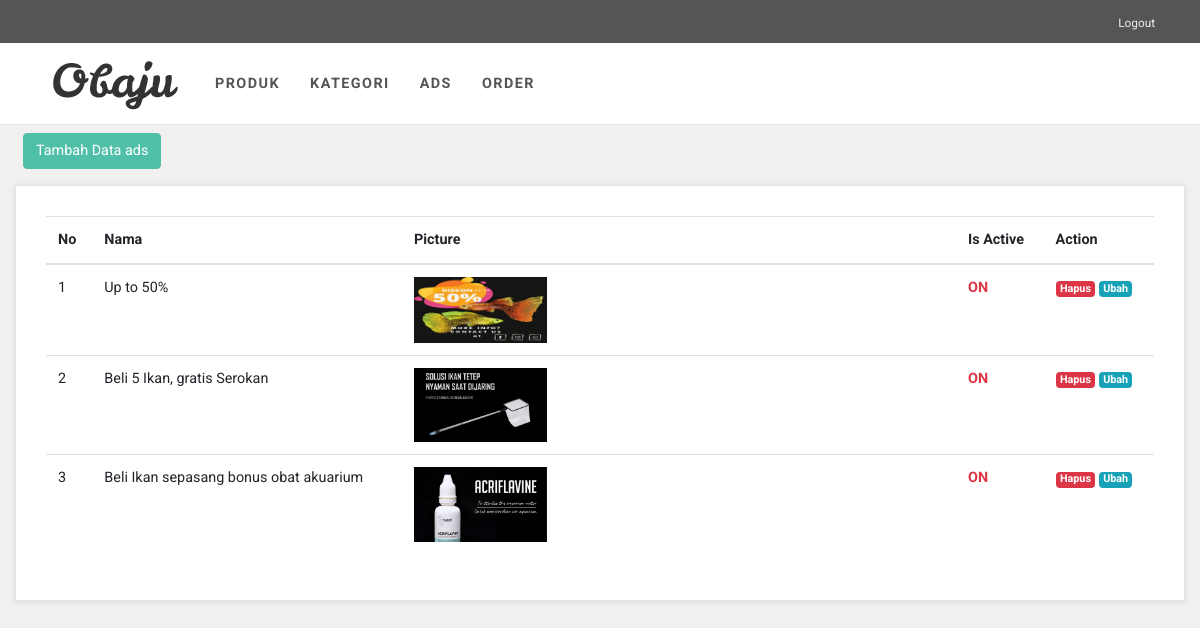
Page /index.php/admin/ads on the committed database.
### tables this page shows
CREATE TABLE `submenu` (
  `submenu_id` int(11) NOT NULL,
  `menu_id` int(1) NOT NULL,
  `judul` varchar(128) NOT NULL,
  `url` varchar(128) NOT NULL
);

CREATE TABLE `ads` (
  `ads_id` int(11) NOT NULL,
  `nama_ads` varchar(255) NOT NULL,
  `foto_ads` varchar(255) NOT NULL,
  `isActive` int(1) NOT NULL
);

### application/controllers/Admin.php (called while the page is built, shortened)
<?php
class Admin extends CI_Controller
{
    public function __construct()
    {
        $this->load->model('Model_Produk');
        $this->load->model('Model_Kategori');
        $this->load->model('Model_Ads');
        $this->load->model('Model_Order');
        $this->load->model('Model_Admin');
        $this->load->library('form_validation');
    }
    public function ads()
    {
        $data['title'] = "Administator";
        $data['menu'] = "ads";
        $data['submenu'] = $this->Model_Admin->select_menu();
        $data['ads'] = $this->Model_Ads->select_all()->result_array();
        $this->load->view('templates/header-admin', $data);
        $this->load->view('master/ads', $data);
        $this->load->view('templates/footer-admin', $data);
    }
}

### index.php (called while the page is built, shortened)
<?php
require_once BASEPATH.'core/CodeIgniter.php';

### application/models/Model_Admin.php (called while the page is built)
<?php
class Model_Admin extends CI_Model
{
    function select_menu()
    {
        $this->db->where(array('menu_id' => 1));
        $query = $this->db->get('submenu')->result_array();
        return $query;
    }
}

### application/models/Model_Ads.php (called while the page is built, shortened)
<?php
class Model_Ads extends CI_Model
{
    public function select_all()
    {
        $query = $this->db->get('ads');
        return $query;
    }
}

### application/views/master/ads.php (the view)
<div class="col-lg-12 mt-3">
    <div id="contact" class="box">
        <table class="table">
            <thead>
                <tr>
                    <th>No</th>
                    <th>Nama</th>
                    <th>Picture</th>
                    <th>Is Active</th>
                    <th>Action</th>
                </tr>
            </thead>
            <tbody>
                <?php
                $no = 1;
                foreach ($ads as $result) { ?>
                    <tr>
                        <td><?= $no; ?></td>
                        <td><?= $result['nama_ads']; ?></td>
                        <td class="w-50"><img src="<?= base_url(); ?>assets/img/<?= $result['foto_ads']; ?>" class="w-25"></td>
                        <td>
                            <?php
                            if ($result['isActive'] == 1) {
                            ?> <b class="text-danger">ON</b></p><?php
                                                            } else {
                                                                ?> <b>OFF</b><?php
                                                                            }
                                                                                ?>
                        </td>
                        <td>
                            <a href="<?= base_url(); ?>ads/hapus/<?= $result['ads_id']; ?>" class="badge bg-danger text-white float-end text-decoration-none" onclick="return confirm('yakin?');">Hapus</a>
                            <a href="<?= base_url(); ?>ads/ubah/<?= $result['ads_id']; ?>" class="badge bg-info float-end text-white text-decoration-none">Ubah</a>
                        </td>
                    </tr>
                <?php $no++;
                } ?>
            </tbody>
        </table>
    </div>
</div>

### application/views/templates/header-admin.php (shortened to what this page needs)
<!DOCTYPE html>
<html>
<head>
    <link rel="stylesheet" href="<?= base_url(); ?>assets/vendor/bootstrap/css/bootstrap.min.css">
    <link rel="stylesheet" href="<?= base_url(); ?>assets/vendor/font-awesome/css/font-awesome.min.css">
    <link rel="stylesheet" href="<?= base_url(); ?>assets/vendor/owl.carousel/assets/owl.carousel.css">
    <link rel="stylesheet" href="<?= base_url(); ?>assets/vendor/owl.carousel/assets/owl.theme.default.css">
    <link rel="stylesheet" href="<?= base_url(); ?>assets/css/style.default.css" id="theme-stylesheet">
    <link rel="stylesheet" href="<?= base_url(); ?>assets/css/custom.css">
</head>
<body>
    <header>
        <div id="top">
            <div class="container">
                <div class="row">
                    <div class="col-lg-12 text-end text-lg-right">
                        <ul class="menu list-inline mb-0">
                            <li class="list-inline-item"><a href="<?= base_url('home'); ?>">Logout</a></li>
                        </ul>
                    </div>
                </div>
            </div>
        </div>
        <nav class="navbar navbar-expand-lg">
            <div class="container"><a href="" class="navbar-brand home"><img src="<?= base_url(); ?>assets/img/logo.png" alt="Obaju logo" class="d-none d-md-inline-block"></a>
                <div id="navigation" class="collapse navbar-collapse">
                    <ul class="navbar-nav mr-auto">
                        <?php foreach ($submenu as $result) : ?>
                            <li class="nav-item"><a href="<?= base_url(); ?><?= $result['url']; ?>" class="nav-link"><?= $result['judul']; ?></a></li>
                        <?php endforeach; ?>
                    </ul>
                </div>
            </div>
        </nav>
    </header>
    <div class="col-lg-12 m-2" id="tbh">
        <a href="<?= base_url(); ?><?= $menu; ?>/tambah" class="btn btn-primary">Tambah Data <?= $menu ?></a>
    </div>

### assets/css/style.default.css (style rules this page uses)
body { overflow-x: hidden; background-color: #f0f0f0; }
a, button { -webkit-transition: all 0.3s; transition: all 0.3s; outline: none; }
.btn-primary { color: #fff !important; }
#top { background: #555; padding: 10px 0; }
#top a { color: #fff; }
#top ul.menu { padding-top: 5px; margin: 0; font-size: 0.738rem; }
#top ul.menu > li { margin-right: 0; }
#top ul.menu > li a { color: #eee; }
.navbar { border-bottom: 1px solid #e6e6e6; background-color: #fff; }
.navbar .navbar-nav > .nav-item > .nav-link { text-transform: uppercase; letter-spacing: 0.1em; font-weight: 700; padding: 30px 15px !important; color: #555; }
.box { background: #fff; margin: 0 0 30px; border: solid 1px #e6e6e6; padding: 30px; -webkit-box-shadow: 0 1px 5px rgba(0, 0, 0, 0.1); box-shadow: 0 1px 5px rgba(0, 0, 0, 0.1); }
.navbar { padding: 0 1rem; }
.navbar-brand { display: inline-block; padding-top: 0.33125rem; padding-bottom: 0.33125rem; margin-right: 1rem; font-size: 1.125rem; }
.btn { font-weight: 400; border: 1px solid transparent; padding: 0.375rem 0.75rem; font-size: 0.9rem; line-height: 1.5; border-radius: 0.25rem; -webkit-transition: color 0.15s ease-in-out, background-color 0.15s ease-in-out, border-color 0.15s ease-in-out, -webkit-box-shadow 0.15s ease-in-out; transition: color 0.15s ease-in-out, background-color 0.15s ease-in-out, border-color 0.15s ease-in-out, -webkit-box-shadow 0.15s ease-in-out; transition: color 0.15s ease-in-out, background-color 0.15s ease-in-out, border-color 0.15s ease-in-out, box-shadow 0.15s ease-in-out; transition: color 0.15s ease-in-out, background-color 0.15s ease-in-out, border-color 0.15s ease-in-out, box-shadow 0.15s ease-in-out, -webkit-box-shadow 0.15s ease-in-out; }
.btn-primary { color: #212529; background-color: #4fbfa8; border-color: #4fbfa8; }
body { font-family: "Roboto", Helvetica, Arial, sans-serif; font-size: 0.9rem; font-weight: 400; line-height: 1.5; color: #212529; background-color: #f0f0f0; }
a { color: #4fbfa8; text-decoration: none; }
.bg-info { background-color: #17a2b8 !important; }
.bg-danger { background-color: #dc3545 !important; }
.text-danger { color: #dc3545 !important; }
.nav-link { padding: 0.5rem 1rem; }

### rows in the picture
submenu: judul "PRODUK"
submenu: judul "KATEGORI"
submenu: judul "ADS"
submenu: judul "ORDER"
ads: nama_ads "Up to 50%", foto_ads (picture), isActive "ON"
ads: nama_ads "Beli 5 Ikan, gratis Serokan", foto_ads (picture), isActive "ON"
ads: nama_ads "Beli Ikan sepasang bonus obat akuarium", foto_ads (picture), isActive "ON"

### other values in the picture
$menu "ads"
